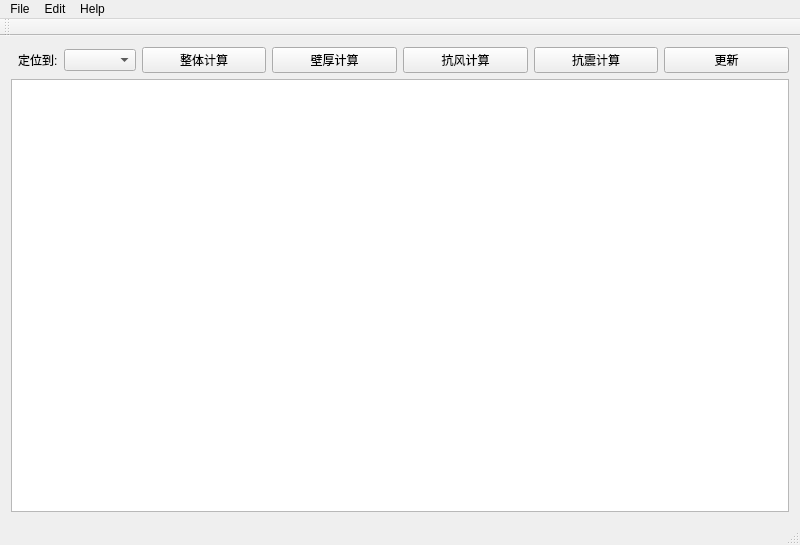
<?xml version="1.0" encoding="UTF-8"?>
<ui version="4.0">
 <class>MainWindow</class>
 <widget class="QMainWindow" name="MainWindow">
  <property name="geometry">
   <rect>
    <x>0</x>
    <y>0</y>
    <width>800</width>
    <height>545</height>
   </rect>
  </property>
  <property name="windowTitle">
   <string>MainWindow</string>
  </property>
  <widget class="QWidget" name="centralWidget">
   <layout class="QVBoxLayout" name="verticalLayout">
    <item>
     <layout class="QGridLayout" name="gridLayout_2">
      <item row="1" column="0">
       <widget class="QTableWidget" name="table"/>
      </item>
      <item row="0" column="0">
       <layout class="QGridLayout" name="gridLayout">
        <item row="1" column="0">
         <layout class="QGridLayout" name="gridLayout_4">
          <item row="0" column="0" alignment="Qt::AlignRight">
           <widget class="QLabel" name="navLabel">
            <property name="text">
             <string>定位到:</string>
            </property>
           </widget>
          </item>
          <item row="0" column="1">
           <widget class="QComboBox" name="navCBox"/>
          </item>
         </layout>
        </item>
        <item row="1" column="8">
         <widget class="QPushButton" name="updateButton">
          <property name="text">
           <string>更新</string>
          </property>
         </widget>
        </item>
        <item row="1" column="4">
         <widget class="QPushButton" name="calcAllButton">
          <property name="text">
           <string>整体计算</string>
          </property>
         </widget>
        </item>
        <item row="1" column="5">
         <widget class="QPushButton" name="calcThicknessButton">
          <property name="text">
           <string>壁厚计算</string>
          </property>
         </widget>
        </item>
        <item row="1" column="6">
         <widget class="QPushButton" name="calcAntiWindButton">
          <property name="text">
           <string>抗风计算</string>
          </property>
         </widget>
        </item>
        <item row="1" column="7">
         <widget class="QPushButton" name="calcAntiQuakeButton">
          <property name="text">
           <string>抗震计算</string>
          </property>
         </widget>
        </item>
       </layout>
      </item>
     </layout>
    </item>
   </layout>
  </widget>
  <widget class="QMenuBar" name="menuBar">
   <property name="geometry">
    <rect>
     <x>0</x>
     <y>0</y>
     <width>800</width>
     <height>23</height>
    </rect>
   </property>
   <widget class="QMenu" name="menuFile">
    <property name="title">
     <string>File</string>
    </property>
    <addaction name="actionNew"/>
    <addaction name="actionOpen"/>
    <addaction name="actionSave"/>
    <addaction name="actionPrint"/>
    <addaction name="actionExit"/>
   </widget>
   <widget class="QMenu" name="menuEdit">
    <property name="title">
     <string>Edit</string>
    </property>
    <addaction name="actionUndo"/>
    <addaction name="actionRedo"/>
    <addaction name="actionCopy"/>
    <addaction name="actionPaste"/>
    <addaction name="separator"/>
    <addaction name="actionScreenShot"/>
    <addaction name="separator"/>
    <addaction name="actionColor"/>
    <addaction name="actionFont"/>
   </widget>
   <widget class="QMenu" name="menuHelp">
    <property name="title">
     <string>Help</string>
    </property>
    <addaction name="actionAbout"/>
   </widget>
   <addaction name="menuFile"/>
   <addaction name="menuEdit"/>
   <addaction name="menuHelp"/>
  </widget>
  <widget class="QStatusBar" name="statusBar"/>
  <widget class="QToolBar" name="toolBar">
   <property name="windowTitle">
    <string>toolBar</string>
   </property>
   <attribute name="toolBarArea">
    <enum>TopToolBarArea</enum>
   </attribute>
   <attribute name="toolBarBreak">
    <bool>false</bool>
   </attribute>
  </widget>
  <action name="actionOpen">
   <property name="text">
    <string>Open</string>
   </property>
  </action>
  <action name="actionNew">
   <property name="text">
    <string>New</string>
   </property>
  </action>
  <action name="actionSave">
   <property name="text">
    <string>Save</string>
   </property>
  </action>
  <action name="actionPrint">
   <property name="text">
    <string>Print</string>
   </property>
  </action>
  <action name="actionExit">
   <property name="text">
    <string>Exit</string>
   </property>
  </action>
  <action name="actionScreenShot">
   <property name="text">
    <string>ScreenShot</string>
   </property>
  </action>
  <action name="actionAbout">
   <property name="text">
    <string>About</string>
   </property>
  </action>
  <action name="actionColor">
   <property name="text">
    <string>Color</string>
   </property>
  </action>
  <action name="actionFont">
   <property name="text">
    <string>Font</string>
   </property>
  </action>
  <action name="actionUndo">
   <property name="text">
    <string>Undo</string>
   </property>
  </action>
  <action name="actionRedo">
   <property name="text">
    <string>Redo</string>
   </property>
  </action>
  <action name="actionCopy">
   <property name="text">
    <string>Copy</string>
   </property>
  </action>
  <action name="actionPaste">
   <property name="text">
    <string>Paste</string>
   </property>
  </action>
 </widget>
 <layoutdefault spacing="6" margin="11"/>
 <resources/>
 <connections/>
</ui>
